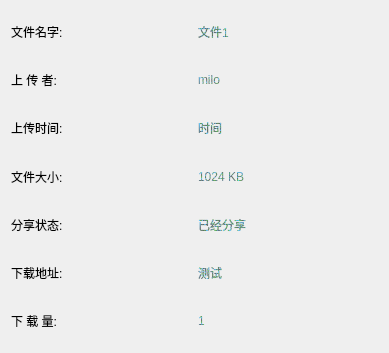
<?xml version="1.0" encoding="UTF-8"?>
<ui version="4.0">
 <class>FilePropertyInfo</class>
 <widget class="QDialog" name="FilePropertyInfo">
  <property name="geometry">
   <rect>
    <x>0</x>
    <y>0</y>
    <width>389</width>
    <height>353</height>
   </rect>
  </property>
  <property name="windowTitle">
   <string>文件属性</string>
  </property>
  <layout class="QGridLayout" name="gridLayout">
   <item row="2" column="1">
    <widget class="QLabel" name="time">
     <property name="styleSheet">
      <string notr="true">font: 16pt &quot;隶书&quot;;
color: qradialgradient(spread:repeat, cx:0.5, cy:0.5, radius:0.077, fx:0.5, fy:0.5, stop:0 rgba(0, 169, 0, 147), stop:0.497326 rgba(0, 0, 0, 147), stop:1 rgba(0, 169, 255, 147));</string>
     </property>
     <property name="text">
      <string>时间</string>
     </property>
    </widget>
   </item>
   <item row="6" column="0">
    <widget class="QLabel" name="label_8">
     <property name="styleSheet">
      <string notr="true">font: 16pt &quot;隶书&quot;;\ncolor: qradialgradient(spread:repeat, cx:0.5, cy:0.5, radius:0.077, fx:0.5, fy:0.5, stop:0 rgba(0, 169, 0, 147), stop:0.497326 rgba(0, 0, 0, 147), stop:1 rgba(0, 169, 255, 147));</string>
     </property>
     <property name="text">
      <string>下 载 量:</string>
     </property>
    </widget>
   </item>
   <item row="1" column="0">
    <widget class="QLabel" name="label_4">
     <property name="styleSheet">
      <string notr="true">font: 16pt &quot;隶书&quot;;\ncolor: qradialgradient(spread:repeat, cx:0.5, cy:0.5, radius:0.077, fx:0.5, fy:0.5, stop:0 rgba(0, 169, 0, 147), stop:0.497326 rgba(0, 0, 0, 147), stop:1 rgba(0, 169, 255, 147));</string>
     </property>
     <property name="text">
      <string>上 传 者:</string>
     </property>
    </widget>
   </item>
   <item row="0" column="0">
    <widget class="QLabel" name="label_2">
     <property name="styleSheet">
      <string notr="true">font: 16pt &quot;隶书&quot;;\ncolor: qradialgradient(spread:repeat, cx:0.5, cy:0.5, radius:0.077, fx:0.5, fy:0.5, stop:0 rgba(0, 169, 0, 147), stop:0.497326 rgba(0, 0, 0, 147), stop:1 rgba(0, 169, 255, 147));</string>
     </property>
     <property name="text">
      <string>文件名字:</string>
     </property>
    </widget>
   </item>
   <item row="5" column="1">
    <widget class="QLabel" name="url">
     <property name="styleSheet">
      <string notr="true">font: 16pt &quot;隶书&quot;;
color: qradialgradient(spread:repeat, cx:0.5, cy:0.5, radius:0.077, fx:0.5, fy:0.5, stop:0 rgba(0, 169, 0, 147), stop:0.497326 rgba(0, 0, 0, 147), stop:1 rgba(0, 169, 255, 147));</string>
     </property>
     <property name="text">
      <string>测试</string>
     </property>
    </widget>
   </item>
   <item row="4" column="1">
    <widget class="QLabel" name="share">
     <property name="styleSheet">
      <string notr="true">font: 16pt &quot;隶书&quot;;
color: qradialgradient(spread:repeat, cx:0.5, cy:0.5, radius:0.077, fx:0.5, fy:0.5, stop:0 rgba(0, 169, 0, 147), stop:0.497326 rgba(0, 0, 0, 147), stop:1 rgba(0, 169, 255, 147));</string>
     </property>
     <property name="text">
      <string>已经分享</string>
     </property>
    </widget>
   </item>
   <item row="0" column="1">
    <widget class="QLabel" name="filename">
     <property name="styleSheet">
      <string notr="true">font: 16pt &quot;隶书&quot;;
color: qradialgradient(spread:repeat, cx:0.5, cy:0.5, radius:0.077, fx:0.5, fy:0.5, stop:0 rgba(0, 169, 0, 147), stop:0.497326 rgba(0, 0, 0, 147), stop:1 rgba(0, 169, 255, 147));</string>
     </property>
     <property name="text">
      <string>文件1</string>
     </property>
    </widget>
   </item>
   <item row="3" column="1">
    <widget class="QLabel" name="size">
     <property name="styleSheet">
      <string notr="true">font: 16pt &quot;隶书&quot;;
color: qradialgradient(spread:repeat, cx:0.5, cy:0.5, radius:0.077, fx:0.5, fy:0.5, stop:0 rgba(0, 169, 0, 147), stop:0.497326 rgba(0, 0, 0, 147), stop:1 rgba(0, 169, 255, 147));</string>
     </property>
     <property name="text">
      <string>1024 KB</string>
     </property>
    </widget>
   </item>
   <item row="3" column="0">
    <widget class="QLabel" name="label_13">
     <property name="styleSheet">
      <string notr="true">font: 16pt &quot;隶书&quot;;\ncolor: qradialgradient(spread:repeat, cx:0.5, cy:0.5, radius:0.077, fx:0.5, fy:0.5, stop:0 rgba(0, 169, 0, 147), stop:0.497326 rgba(0, 0, 0, 147), stop:1 rgba(0, 169, 255, 147));</string>
     </property>
     <property name="text">
      <string>文件大小:</string>
     </property>
    </widget>
   </item>
   <item row="5" column="0">
    <widget class="QLabel" name="label_12">
     <property name="styleSheet">
      <string notr="true">font: 16pt &quot;隶书&quot;;\ncolor: qradialgradient(spread:repeat, cx:0.5, cy:0.5, radius:0.077, fx:0.5, fy:0.5, stop:0 rgba(0, 169, 0, 147), stop:0.497326 rgba(0, 0, 0, 147), stop:1 rgba(0, 169, 255, 147));</string>
     </property>
     <property name="text">
      <string>下载地址:</string>
     </property>
    </widget>
   </item>
   <item row="4" column="0">
    <widget class="QLabel" name="label_10">
     <property name="styleSheet">
      <string notr="true">font: 16pt &quot;隶书&quot;;\ncolor: qradialgradient(spread:repeat, cx:0.5, cy:0.5, radius:0.077, fx:0.5, fy:0.5, stop:0 rgba(0, 169, 0, 147), stop:0.497326 rgba(0, 0, 0, 147), stop:1 rgba(0, 169, 255, 147));</string>
     </property>
     <property name="text">
      <string>分享状态:</string>
     </property>
    </widget>
   </item>
   <item row="1" column="1">
    <widget class="QLabel" name="user">
     <property name="styleSheet">
      <string notr="true">font: 16pt &quot;隶书&quot;;
color: qradialgradient(spread:repeat, cx:0.5, cy:0.5, radius:0.077, fx:0.5, fy:0.5, stop:0 rgba(0, 169, 0, 147), stop:0.497326 rgba(0, 0, 0, 147), stop:1 rgba(0, 169, 255, 147));</string>
     </property>
     <property name="text">
      <string>milo</string>
     </property>
    </widget>
   </item>
   <item row="2" column="0">
    <widget class="QLabel" name="label_6">
     <property name="styleSheet">
      <string notr="true">font: 16pt &quot;隶书&quot;;\ncolor: qradialgradient(spread:repeat, cx:0.5, cy:0.5, radius:0.077, fx:0.5, fy:0.5, stop:0 rgba(0, 169, 0, 147), stop:0.497326 rgba(0, 0, 0, 147), stop:1 rgba(0, 169, 255, 147));</string>
     </property>
     <property name="text">
      <string>上传时间:</string>
     </property>
    </widget>
   </item>
   <item row="6" column="1">
    <widget class="QLabel" name="pv">
     <property name="styleSheet">
      <string notr="true">font: 16pt &quot;隶书&quot;;
color: qradialgradient(spread:repeat, cx:0.5, cy:0.5, radius:0.077, fx:0.5, fy:0.5, stop:0 rgba(0, 169, 0, 147), stop:0.497326 rgba(0, 0, 0, 147), stop:1 rgba(0, 169, 255, 147));</string>
     </property>
     <property name="text">
      <string>1</string>
     </property>
    </widget>
   </item>
  </layout>
  <zorder>label_2</zorder>
  <zorder>label_4</zorder>
  <zorder>label_6</zorder>
  <zorder>label_13</zorder>
  <zorder>label_10</zorder>
  <zorder>label_12</zorder>
  <zorder>label_8</zorder>
  <zorder>filename</zorder>
  <zorder>user</zorder>
  <zorder>time</zorder>
  <zorder>size</zorder>
  <zorder>share</zorder>
  <zorder>url</zorder>
  <zorder>pv</zorder>
 </widget>
 <resources/>
 <connections/>
</ui>
